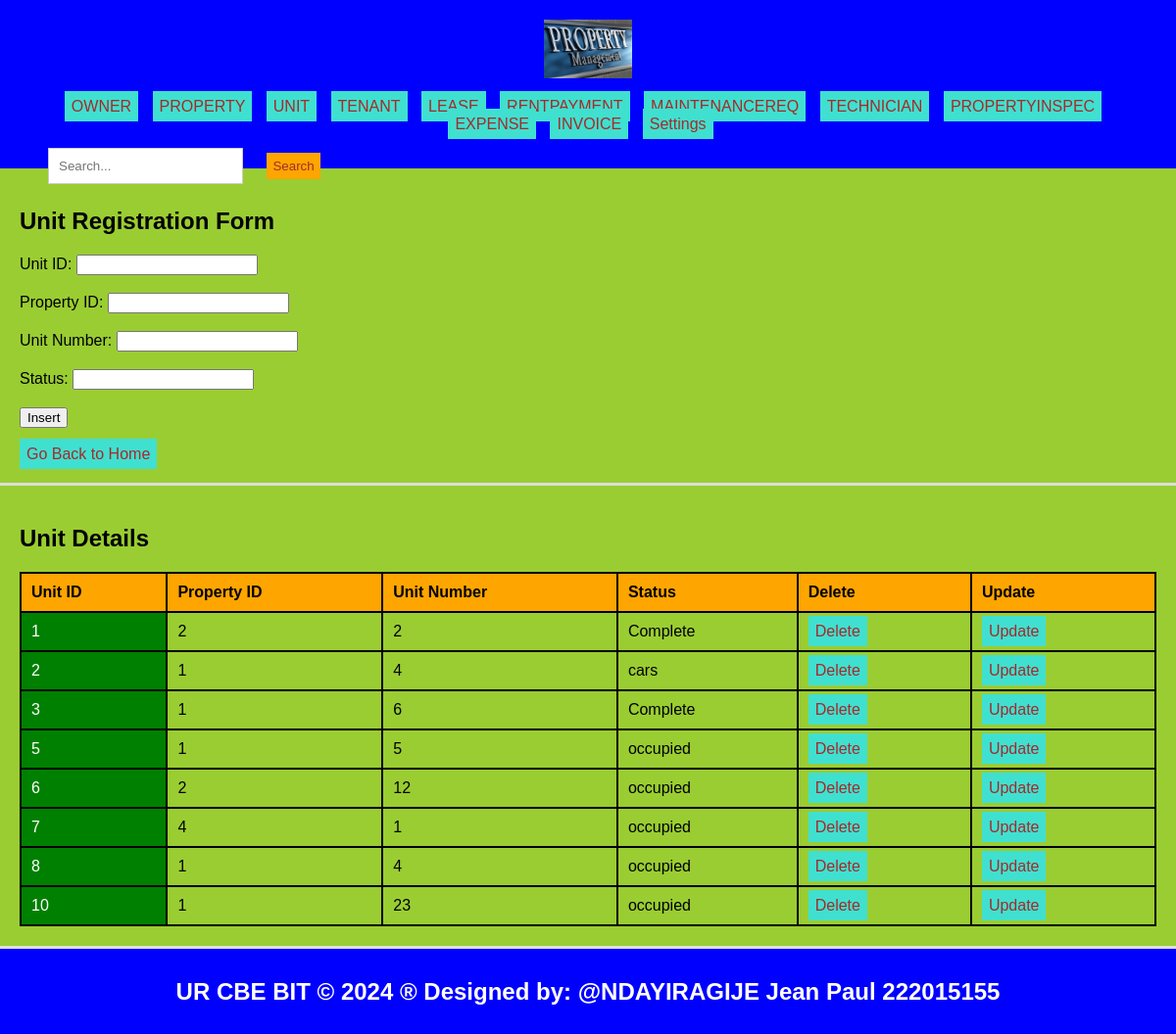
The page /unit.php on the database its author committed.
### tables this page shows
CREATE TABLE `units` (
  `Unit_id` int(11) NOT NULL,
  `Property_id` int(11) DEFAULT NULL,
  `Unit_number` varchar(10) DEFAULT NULL,
  `Status` varchar(20) DEFAULT NULL
);

### unit.php (the view, shortened to what this page needs)
<!DOCTYPE html>
<html lang="en">
<head>
  <link rel="stylesheet" type="text/css" href="style.css">
</head>
<body style="background-color:yellowgreen;">
  <header>
    <div>
      <img src="./Images/a.jpg" width="90" height="60" alt="Logo">
    </div>
    <ul class="navbar">
      <ul class="navbar">
    <li style="display: inline; margin-right: 5px;"><a href="./owner.php">OWNER</a></li>
    <li style="display: inline; margin-right: 5px;"><a href="./property.php">PROPERTY</a></li>
    <li style="display: inline; margin-right: 5px;"><a href="./unit.php">UNIT</a></li>
      <li style="display: inline; margin-right: 5px;"><a href="./tenant.php">TENANT</a></li>
        <li style="display: inline; margin-right: 5px;"><a href="./lease.php">LEASE</a></li>
     <li style="display: inline; margin-right: 5px;"><a href="./rentpayment.php">RENTPAYMENT</a></li>
      <li style="display: inline; margin-right: 5px;"><a href="./MaintenanceReq.php">MAINTENANCEREQ</a></li>
      <li style="display: inline; margin-right: 5px;"><a href="./technician.php">TECHNICIAN</a>
      </li>
      <li style="display: inline; margin-right: 5px;"><a href="./propertyinspec.php">PROPERTYINSPEC</a></li>
      <li style="display: inline; margin-right: 5px;"><a href="./Expense.php">EXPENSE</a></li>
        <li style="display: inline; margin-right: 5px;"><a href="./invoice.php">INVOICE</a>
        <li class="dropdown">
        <a href="#">Settings</a>
      </li>
    </ul>
    <div class="search-form" style="text-align: right; padding: 10px;">
      <form role="search" action="search.php">
        <input class="form-control" type="search" placeholder="Search..." aria-label="Search" name="query">
        <button class="btn" type="submit">Search</button>
      </form>
    </div>
  </header>
  <section>
    <h1>Unit Registration Form</h1>
    <form method="post" onsubmit="return confirmInsert();">
      <label for="unit_id">Unit ID:</label>
      <input type="number" id="unit_id" name="unit_id" required><br><br>
      <label for="property_id">Property ID:</label>
      <input type="number" id="property_id" name="property_id" required><br><br>
      <label for="unit_number">Unit Number:</label>
      <input type="text" id="unit_number" name="unit_number" required><br><br>
      <label for="status">Status:</label>
      <input type="text" id="status" name="status" required><br><br>
      <input type="submit" name="add" value="Insert"><br><br>
      <a href="./home.html">Go Back to Home</a>
    </form>
  </section>
  <?php
  include('database_connection.php');
  ?>
  <section>
    <h2>Unit Details</h2>
    <table>
      <tr>
        <th>Unit ID</th>
        <th>Property ID</th>
        <th>Unit Number</th>
        <th>Status</th>
        <th>Delete</th>
        <th>Update</th>
      </tr>
      <?php
      $sql = "SELECT * FROM units";
      $result = $connection->query($sql);
      if ($result->num_rows > 0) {
          while ($row = $result->fetch_assoc()) {
              echo "<tr>
                    <td>{$row['Unit_id']}</td>
                    <td>{$row['Property_id']}</td>
                    <td>{$row['Unit_number']}</td>
                    <td>{$row['Status']}</td>
                    <td><a href='delete_unit.php?unit_id={$row['Unit_id']}'>Delete</a></td>
                    <td><a href='update_unit.php?unit_id={$row['Unit_id']}'>Update</a></td>
                   </tr>";
          }
      } else {
          echo "<tr><td colspan='6'>No data found</td></tr>";
      }
      ?>
    </table>
  </section>
  <footer>
    <h2>UR CBE BIT &copy; 2024 &reg; Designed by: @NDAYIRAGIJE Jean Paul 222015155</h2>
  </footer>
</body>
</html>

### style.css (style rules this page uses)
body { font-family: Arial, sans-serif; margin: 0; padding: 0; }
.search-form { float: left; padding: 20px; }
.form-control { padding: 18px; margin-left: 19px; border: 1px solid #ccc; }
.btn { padding: 6px; background-color: orange; color: brown; border: none; }
.dropdown { position: relative; display: inline; margin-right: 10px; }
body { font-family: Arial,sans-serif; margin:0; padding:0; }
header { background-color:blue; padding: 20px; }
.dropdown { position: right; display:right; direction:rtl; }
section { padding:28px; border-bottom: 1px solid #ddd; }
footer { text-align: center; padding: 15px; background-color:blue; }

### unit.php (style rules this page uses)
a { padding: 7px; color: white; background-color: turquoise; text-decoration: none; margin-right: 5px; }
a:link { color: brown; }
button.btn { margin-left: 20px; margin-top: 10px; }
input.form-control { padding: 10px; }
table { width: 100%; border-collapse: collapse; }
th, td { border: 2px solid black; padding: 10px; text-align: left; }
th { background-color: orange; }
td:first-child { background-color:green; color: white; }
section { padding: 20px; border-bottom: 3px solid #ddd; }
header { text-align: center; padding: 20px; background-color: blue; color: white; }
footer { text-align: center; padding: 10px; background-color: blue; color: white; }
.navbar { list-style-type: none; padding: 0; text-align: center; }
.navbar li { display: inline-block; margin-right: 10px; }
.dropdown { position: relative; display: inline-block; }

### rows shown on the page
units: Unit_id "1", Property "2", Unit_number "2", Status "Complete"
units: Unit_id "2", Property "1", Unit_number "4", Status "cars"
units: Unit_id "3", Property "1", Unit_number "6", Status "Complete"
units: Unit_id "5", Property "1", Unit_number "5", Status "occupied"
units: Unit_id "6", Property "2", Unit_number "12", Status "occupied"
units: Unit_id "7", Property "4", Unit_number "1", Status "occupied"
units: Unit_id "8", Property "1", Unit_number "4", Status "occupied"
units: Unit_id "10", Property "1", Unit_number "23", Status "occupied"
